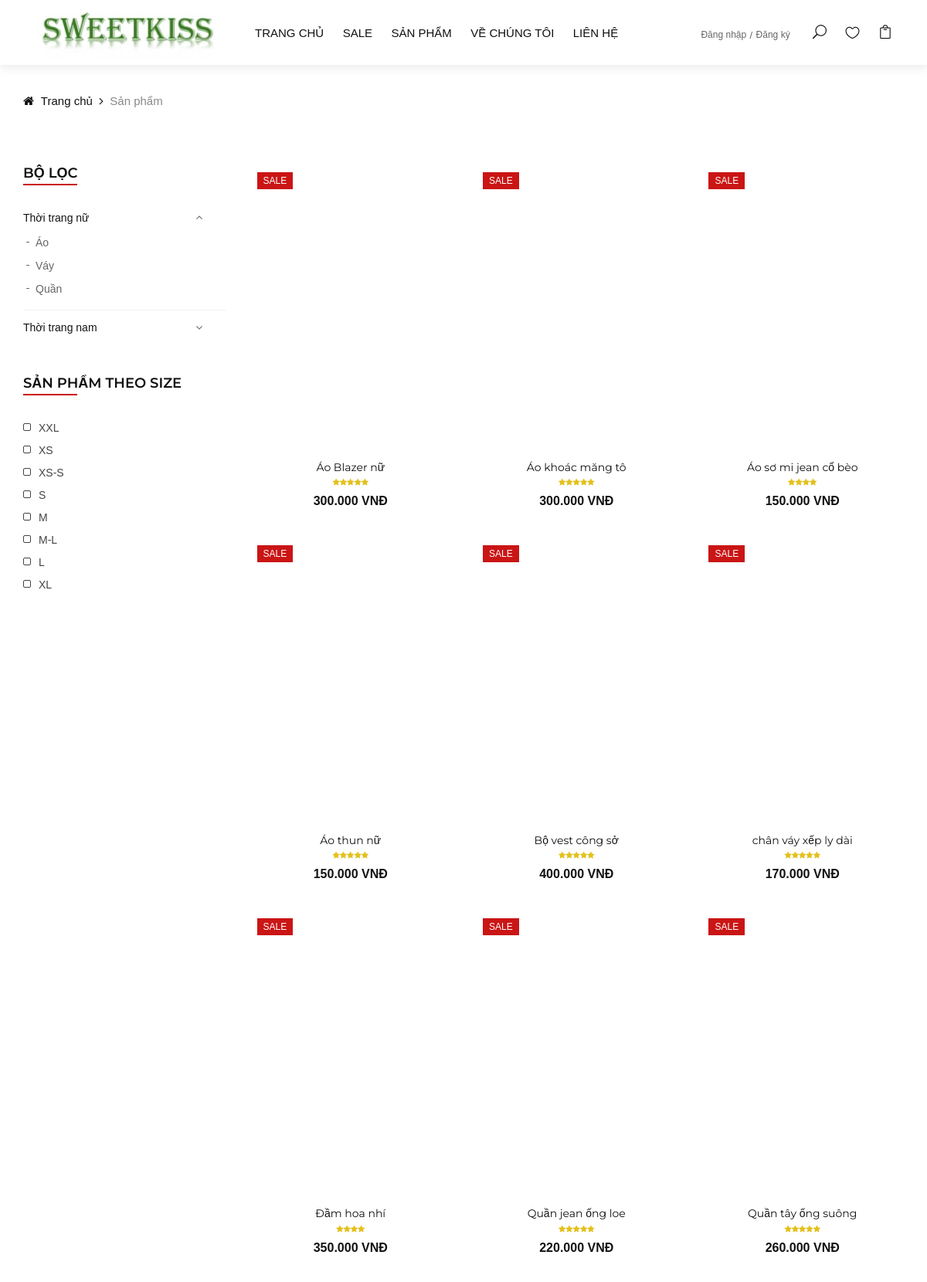
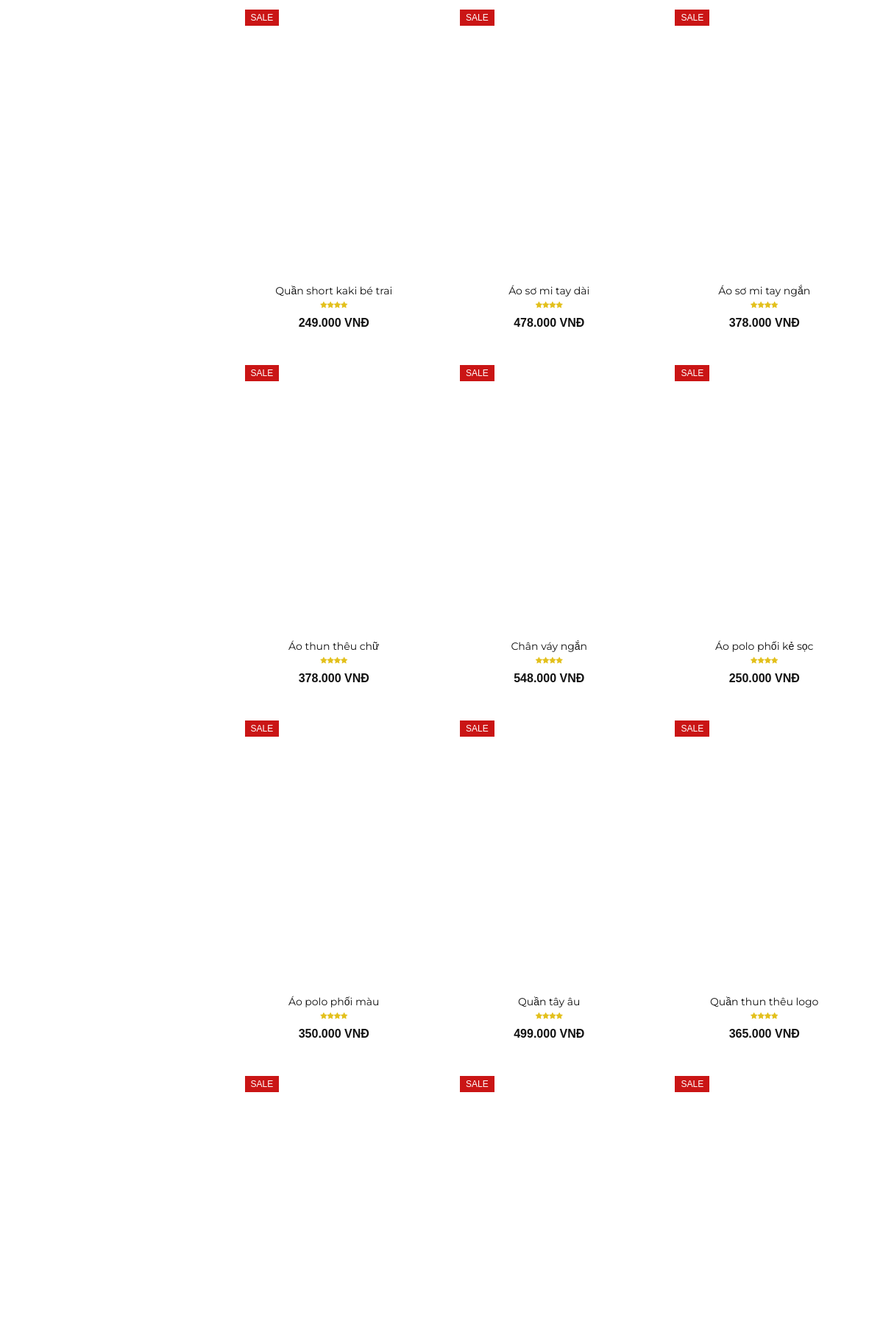
The page / (upper part) on the database its author committed (2 pictures, top to bottom).
### tables this page shows
CREATE TABLE `products` (
  `product_id` int NOT NULL AUTO_INCREMENT,
  `product_name` varchar(400) NOT NULL,
  `product_description` text NOT NULL,
  `product_price` int NOT NULL,
  `product_rate` int NOT NULL,
  `product_quantity` int NOT NULL,
  `product_type` varchar(50) NOT NULL,
  `product_created_at` timestamp NULL DEFAULT CURRENT_TIMESTAMP,
  `product_trending` tinyint(1) DEFAULT '0',
  `product_best_seller` tinyint(1) DEFAULT '0',
  `product_featured` tinyint(1) DEFAULT '0',
  `product_size` varchar(50) DEFAULT NULL,
  `product_sale` float DEFAULT '0',
  `product_sub_type` varchar(255) DEFAULT NULL,
  PRIMARY KEY (`product_id`)
);

### index.php (called while the page is built, shortened)
<?php
include "./src/pages/Sale.php";

### src/functions/get_products.php (called while the page is built, shortened)
<?php
class ProductModel
{
    public $product_name;
    public $product_price;
    public $product_rate;
    public $product_image;
    public $sale;
    public function __construct($product_id, $product_name, $product_price, $product_rate, $product_image, $new, $sale, $type, $out_of_stock, $product_size)
    {
        $this->product_name = $product_name;
        $this->product_price = $product_price;
        $this->product_rate = $product_rate;
        $this->product_image = $product_image;
        $this->sale = $sale;
    }
    public function get_product_name()
    {
        return $this->product_name;
    }
    public function get_product_price()
    {
        return $this->product_price;
    }
    public function get_product_rate()
    {
        return $this->product_rate;
    }
    public function get_product_image()
    {
        return $this->product_image;
    }
    public function get_sale()
    {
        return $this->sale;
    }
}
function get_product($sql_product, $sql_image)
{
    $servername = "localhost";
    $database = "demo1";
    $username = "root";
    $password = "lexuantruong2k3@";
    $conn = new mysqli($servername, $username, $password, $database);
    mysqli_set_charset($conn, "utf8");
    $rs = array();
    $result_products = mysqli_query($conn, $sql_product);
    $result_product_image = mysqli_query($conn, $sql_image);
    $image = array();
    while ($row = mysqli_fetch_assoc(($result_product_image))) {
        $image[$row['product_id']] = $row['product_image'];
    }
    if (mysqli_num_rows($result_products) > 0) {
        while ($row = mysqli_fetch_assoc($result_products)) {
            $product_image = $image[$row['product_id']];
            $type = $row['product_type'];
            $product_name = $row['product_name'];
            $product_price = $row['product_price'];
            $product_rate = $row['product_rate'];
            $sale = $row['product_sale'];
            $new = false;
            $id = $row['product_id'];
            $out_of_stock = false;
            $product_size = $row['product_size'];
            $product = new ProductModel($id, $product_name, $product_price, $product_rate, $product_image, $new, $sale, $type, $out_of_stock, $product_size);
            array_push($rs, $product);
        }
    }
    return $rs;
}

### src/components/product_item/product_item2.php (the view, shortened to what this page needs)
<form action="/ashion/src/controllers/add_to_cart.php" method="post" class="col-lg-4 col-md-6 product_item2">
    <div class="product__item">
        <div class="product__item__pic set-bg" data-setbg="<?php echo $product_image ?>">
            <?php
            if ($sale) {
                echo '<div class="label sale">Sale</div>';
            }
            ?>
            <ul class="product__hover">
            </ul>
        </div>
        <div class="product__item__text">
            <h6><a href="#"><?php echo $product_name ?></a></h6>
            <div class="rating">
                <?php
                if ($product_rate == 0) {
                    echo '<p></p>Chưa có đánh giá</p>';
                } else {
                    for ($i = 0; $i < $product_rate; $i++) {
                        echo '<i class="fa fa-star" style = "margin-right: 0;"></i>';
                    }
                }
                ?>
            </div>
            <div class="product__price"><?php echo number_format($product_price, 0, '', '.') ?> VNĐ</div>
        </div>
    </div>
</form>

### src/pages/Sale.php (shortened to what this page needs)
<?php include dirname(dirname(__FILE__)) . "/functions/get_products.php"; ?>
<?php
include dirname(dirname(__FILE__)) . '/components/header/header.php';
?>
<?php
$type = @isset($_GET['type']) ? $_GET['type'] : null;
?>
<body>
    <div class="breadcrumb-option">
        <div class="container">
            <div class="row">
                <div class="col-lg-12">
                    <div class="breadcrumb__links">
                        <a href="/ashion/index.php"><i class="fa fa-home"></i> Trang chủ</a>
                        <span>Sản phẩm</span>
                    </div>
                </div>
            </div>
        </div>
    </div>
    <section class="shop spad">
        <div class="container">
            <div class="row">
                <div class="col-lg-3 col-md-3">
                    <div class="shop__sidebar">
                        <div class="sidebar__categories">
                            <div class="section-title">
                                <h4>Bộ lọc</h4>
                            </div>
                            <div class="categories__accordion">
                                <div class="accordion" id="accordionExample">
                                    <div class="card">
                                        <div class="card-heading active">
                                            <a data-toggle="collapse" data-target="#collapseOne">Thời trang nữ</a>
                                        </div>
                                        <div id="collapseOne" class="collapse show" data-parent="#accordionExample">
                                            <div class="card-body">
                                            <ul>
                                                    <li><a href="/ashion/src/pages/Shop.php?type=Nữ&subtype=Áo">Áo</a></li>
                                                    <li><a href="/ashion/src/pages/Shop.php?type=Nữ&subtype=Váy">Váy</a></li>
                                                    <li><a href="/ashion/src/pages/Shop.php?type=Nữ&subtype=Quần">Quần</a></li>
                                                </ul>
                                            </div>
                                        </div>
                                    </div>
                                    <div class="card">
                                        <div class="card-heading">
                                            <a data-toggle="collapse" data-target="#collapseTwo">Thời trang nam</a>
                                        </div>
                                    </div>
                                </div>
                            </div>
                        </div>
                        <div class="sidebar__sizes">
                            <div class="section-title">
                                <h4>Sản phẩm theo size</h4>
                            </div>
                            <div class="size__list">
                                <label for="xxl">
                                    xxl
                                    <span class="checkmark"></span>
                                </label>
                                <label for="xs">
                                    xs
                                    <span class="checkmark"></span>
                                </label>
                                <label for="xss">
                                    xs-s
                                    <span class="checkmark"></span>
                                </label>
                                <label for="s">
                                    s
                                    <span class="checkmark"></span>
                                </label>
                                <label for="m">
                                    m
                                    <span class="checkmark"></span>
                                </label>
                                <label for="ml">
                                    m-l
                                    <span class="checkmark"></span>
                                </label>
                                <label for="l">
                                    l
                                    <span class="checkmark"></span>
                                </label>
                                <label for="xl">
                                    xl
                                    <span class="checkmark"></span>
                                </label>
                            </div>
                        </div>
                    </div>
                </div>
                <div class="col-lg-9 col-md-9">
                    <div class="row">
                        <?php
                        $sql_product = "SELECT product_id, product_name, product_price, product_rate, product_type, product_sale, product_size FROM products where product_sale > 0 " . ($type != null ? "where product_type = '" . $type . "' and product_sub_type = '" . $subtype . "' " : "") . " order by product_created_at";
                        $sql_image = "SELECT product_image_id, product_id, product_image FROM product_images where image_tag = 'avt'";
                        $productList = get_product($sql_product, $sql_image);
                        foreach ($productList as $product) {
                            $product_image = $product->get_product_image();
                            $product_name = $product->get_product_name();
                            $product_price = $product->get_product_price();
                            $product_rate = $product->get_product_rate();
                            $sale = $product->get_sale();
                            include dirname(dirname(__FILE__)) . "/components/product_item/product_item2.php";
                        }
                        ?>
                    </div>
                </div>
            </div>
        </div>
    </section>
</body>

### src/css/templatemo-hexashop.css (style rules this page uses)
html, body, div, span, applet, object, iframe, h1, h2, h3, h4, h5, h6, p, blockquote, div pre, a, abbr, acronym, address, big, cite, code, del, dfn, em, font, img, ins, kbd, q, s, samp, small, strike, strong, sub, sup, tt, var, b, u, i, center, dl, dt, dd, ol, ul, li, figure, header, nav, section, article, aside, footer, figcaption { margin: 0; padding: 0; border: 0; outline: 0; }
ul, li { padding: 0; margin: 0; list-style: none; }
header, nav, section, article, aside, footer, hgroup { display: block; }
* { box-sizing: border-box; }
html, body { font-family: 'Poppins', sans-serif; font-weight: 400; background-color: #fff; font-size: 16px; -ms-text-size-adjust: 100%; -webkit-font-smoothing: antialiased; -moz-osx-font-smoothing: grayscale; }
a { text-decoration: none !important; }
h1, h2, h3, h4, h5, h6 { margin-top: 0px; margin-bottom: 0px; }
ul { margin-bottom: 0px; }
html, body { background: #fff; font-family: 'Poppins', sans-serif; }

### rows shown on the page
products: product_sale "SALE", product_name "Áo Blazer nữ", product_rate 5 (drawn), product_price "300.000"
products: product_sale "SALE", product_name "Áo khoác măng tô", product_rate 5 (drawn), product_price "300.000"
products: product_sale "SALE", product_name "Áo sơ mi jean cổ bèo", product_rate 4 (drawn), product_price "150.000"
products: product_sale "SALE", product_name "Áo thun nữ", product_rate 5 (drawn), product_price "150.000"
products: product_sale "SALE", product_name "Bộ vest công sở", product_price "400.000"
products: product_sale "SALE", product_name "chân váy xếp ly dài", product_rate 5 (drawn), product_price "170.000"
products: product_sale "SALE", product_name "Đầm hoa nhí", product_rate 4 (drawn), product_price "350.000"
products: product_sale "SALE", product_name "Quần jean ống loe", product_rate 5 (drawn), product_price "220.000"
products: product_sale "SALE", product_name "Quần tây ống suông", product_rate 5 (drawn), product_price "260.000"
products: product_sale "SALE", product_name "Quần short kaki bé trai", product_rate 4 (drawn), product_price "249.000"
products: product_sale "SALE", product_name "Áo sơ mi tay dài", product_rate 4 (drawn), product_price "478.000"
products: product_sale "SALE", product_name "Áo sơ mi tay ngắn", product_rate 4 (drawn), product_price "378.000"
products: product_sale "SALE", product_name "Áo thun thêu chữ", product_rate 4 (drawn), product_price "378.000"
products: product_sale "SALE", product_name "Chân váy ngắn", product_rate 4 (drawn), product_price "548.000"
products: product_sale "SALE", product_name "Áo polo phối kẻ sọc", product_rate 4 (drawn), product_price "250.000"
products: product_sale "SALE", product_name "Áo polo phối màu", product_rate 4 (drawn), product_price "350.000"
products: product_sale "SALE", product_name "Quần tây âu", product_rate 4 (drawn), product_price "499.000"
products: product_sale "SALE", product_name "Quần thun thêu logo", product_rate 4 (drawn), product_price "365.000"
products: product_sale "SALE"
products: product_sale "SALE"
products: product_sale "SALE"
